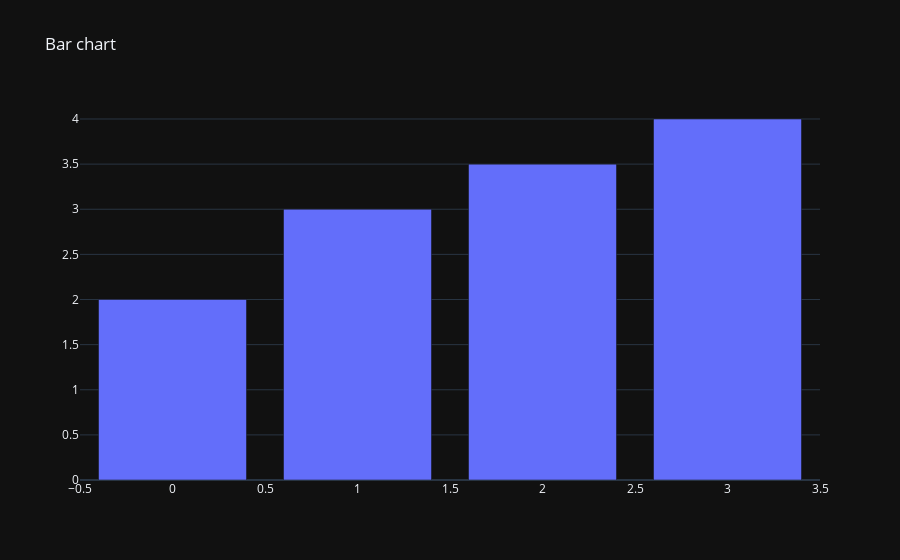

Notebook source saved alongside this figure:
### Markdown cell above
# Bar chart

### Code cell
fig = go.Figure(
    data = go.Bar(y = [2,3,3.5,4]),
    layout = go.Layout(title_text= 'Bar chart'))

fig.update_layout(template = 'plotly_dark')
fig.write_html('bar.html')

fig.show()

### Figure 1 — Plotly figure (JSON) as saved in the notebook; plotly's stock layout.template omitted (floating-point values rounded to 4 significant figures)
{"data": [{"type": "bar", "y": [2, 3, 3.5, 4]}], "layout": {"title": {"text": "Bar chart"}}}
